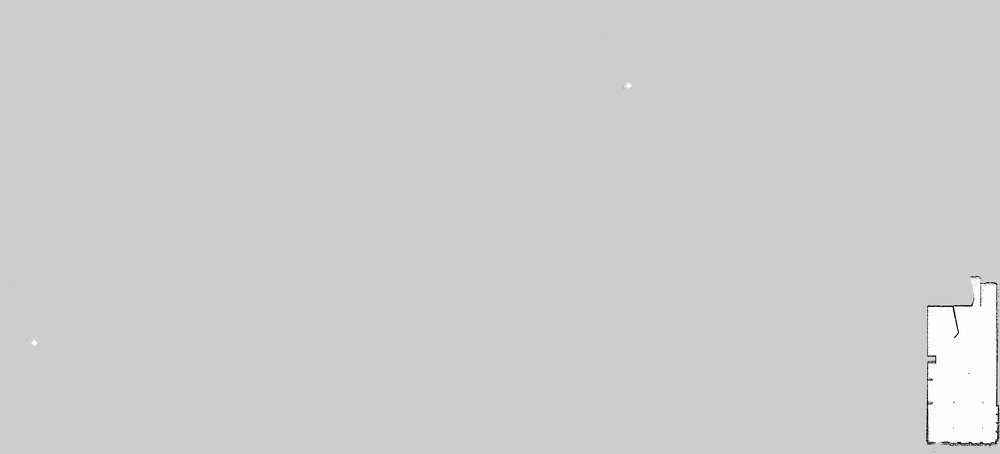
#> input picture arap_robot_navigation/maps/my_cafe_map.pgm, 1000 x 454 px, shrunk from 2645 x 1200 before the run, found by its file name
$ python crop_image.py
#> lines starting #> are read from the running program, lines starting #| are printed output that depends on the picture; long printed decimals are rounded
import cv2
import numpy as np
import sys
import yaml

# File paths (edit these if your filenames are different)
original_path = '/home/aix/ros2_ws/src/arap_robot/arap_robot_navigation/maps/my_cafe_map.pgm'
cropped_path = '/home/aix/ros2_ws/src/arap_robot/arap_robot_navigation/maps/my_cafe_map_edited.pgm'
yaml_path = '/home/aix/ros2_ws/src/arap_robot/arap_robot_navigation/maps/my_cafe_map.yaml'  # The original YAML

# Load images
orig = cv2.imread(original_path, cv2.IMREAD_UNCHANGED)
#> orig is the input picture: shape (454, 1000); min 0, max 255, mean 205.8
crop = cv2.imread(cropped_path, cv2.IMREAD_UNCHANGED)
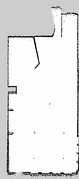
#> input picture arap_robot_navigation/maps/my_cafe_map_edited.pgm, 79 x 179 px, shrunk from 208 x 474 before the run, found by its file name
#> crop is the input picture: shape (179, 79); min 0, max 255, mean 230.4

if orig is None or crop is None:
    print("Error: Could not load one or both images.")
    sys.exit(1)

# Find where the cropped image matches the original
result = cv2.matchTemplate(orig, crop, cv2.TM_SQDIFF)
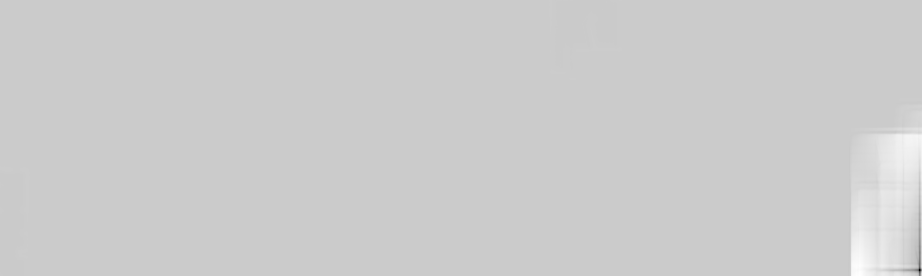
#> result: shape (276, 922) float32; min 4007104, max 43415488, mean 35553708; drawn with min black and max white
min_val, max_val, min_loc, max_loc = cv2.minMaxLoc(result)
#> min_val = 4007104; max_val = 43415488; min_loc = (919, 270); max_loc = (859, 275)
x0, y0 = min_loc  # Top-left corner in original image
#> x0 = 919; y0 = 270

print(f"Cropped image offset: x0={x0}, y0={y0}")
#| Cropped image offset: x0=919, y0=270

# Read the original YAML to get resolution and origin
with open(yaml_path, 'r') as f:
    data = yaml.safe_load(f)
resolution = float(data['resolution'])
old_origin = data['origin']

# Calculate new origin
new_origin_x = old_origin[0] + x0 * resolution
#> new_origin_x = -82.05
new_origin_y = old_origin[1] + y0 * resolution
#> new_origin_y = 1.4
theta = old_origin[2] if len(old_origin) > 2 else 0.0

print("\n--- New YAML entry ---")
print(f"image: {cropped_path}")
print(f"resolution: {resolution}")
print(f"origin: [{new_origin_x}, {new_origin_y}, {theta}]")
#| origin: [-82.05, 1.400, 0]
print(f"negate: {data['negate']}")
print(f"occupied_thresh: {data['occupied_thresh']}")
print(f"free_thresh: {data['free_thresh']}")
